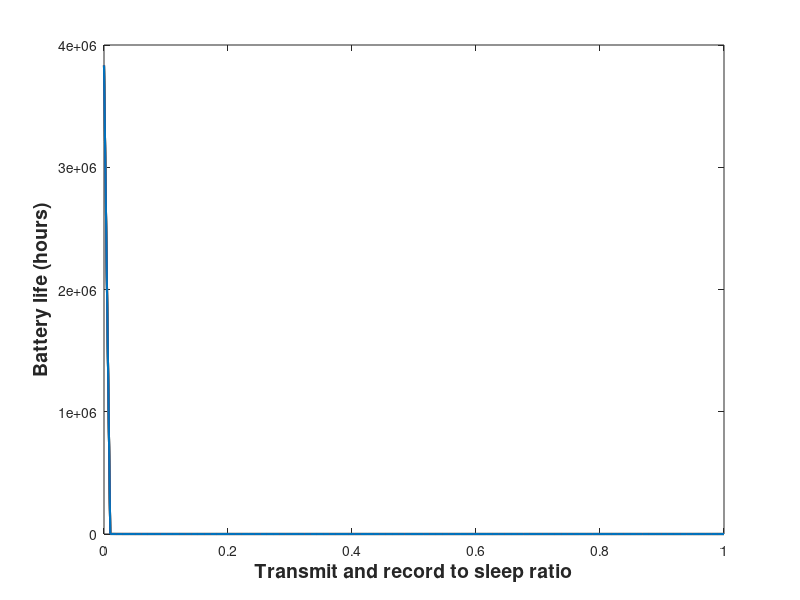

MATLAB code to generate this figure: (Note: this script raises an error after producing the figure.)
%% Main script to run for power analysis of MiGUT (figure 2d)
%% Written By: Adam Gierlach
%% Last Modified: 2024-02-26

%% Battery Life

% Plotting vars
title_font_size = 14;
label_font_size = 14;
tick_font_size = 12;

programmed_sps = [62.5, 125, 250, 500, 1000, 2000, 4000, 8000];

stream_power = [6.7, 7.41, 8.88, 11.66, 16.47, 23.03, 23.41, 23.06]-(6.7-6.28); %mA

sleep_power = 6e-6;
dutycycle = linspace(0, 1, 100)';

current_traces = dutycycle*stream_power + (1-dutycycle)*sleep_power*ones(size(stream_power))
battery_capacity = 23

battery_life = battery_capacity ./ current_traces';

fig2_power = figure();
ax1 = gca;

plot(dutycycle, battery_life, 'LineWidth',1.5);
xlabel("Transmit and record to sleep ratio", 'FontSize',label_font_size,'FontWeight','bold');
ylabel("Battery life (hours)", 'FontSize',label_font_size,'FontWeight','bold')

l = legend(string(programmed_sps))
title(l, "Sampling Rate (SPS)")
l.Title.FontSize = 12;
l.FontSize = 12;
ax1.XAxis.FontSize = tick_font_size;
ax1.YAxis.FontSize = tick_font_size;

ylim([0,24*2])

saveas(fig2_power, "main_fig2_power3.bmp")






















